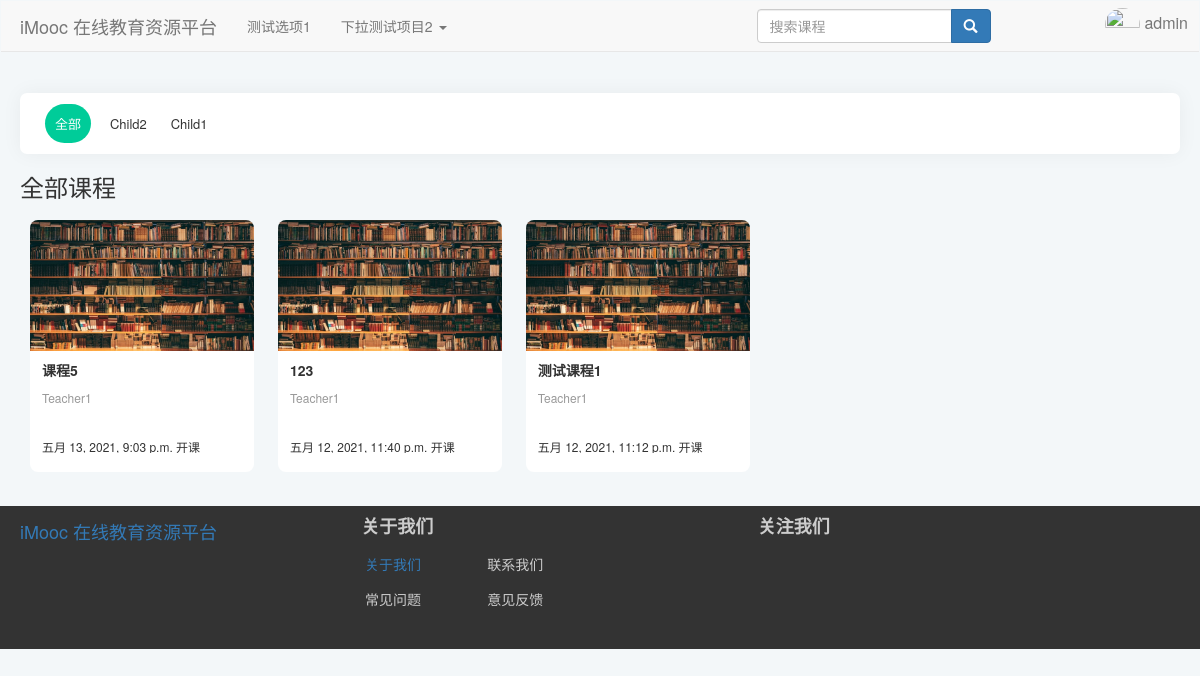
Page /category/30 (signed in) on the committed database.
### index/models.py (models this page shows, shortened)
class CourseCategory(models.Model):
    CategoryID = models.AutoField(primary_key=True, verbose_name="分类编号")
    CategoryName = models.CharField(verbose_name="分类名", max_length=64)
    Is_Root = models.BooleanField(verbose_name="根分类", default=True, editable=False)
    DisplayOrder = models.PositiveIntegerField(verbose_name="显示顺序", default=1)
    ParentID = models.ForeignKey(
        "self",
        on_delete=models.CASCADE,
        limit_choices_to={"Is_Root": 1},
        null=True,
        blank=True,
    )
    def __str__(self) -> str:
        return self.CategoryName
    class Meta:
        ordering = ["-CategoryID"]
        verbose_name = "课程分类"
        verbose_name_plural = "课程分类"

class Course(models.Model):
    status = (
        ("1", "未开课"),
        ("2", "已开课"),
        ("3", "已结课"),
    )
    Course_Name = models.CharField(verbose_name="课程名称", max_length=64)
    Course_Teacher = models.ForeignKey(
        "Users",
        on_delete=models.CASCADE,
        limit_choices_to={"access": "teacher"},
        null=True,
        blank=True,
        related_name="teacher",
    )
    Course_Info = models.TextField(verbose_name="课程说明", default="暂未设置")
    Course_Goal = models.TextField(verbose_name="课程目标", default="暂未设置")
    Grade_Requirements = models.TextField(verbose_name="成绩要求", default="暂未设置")
    Reference = models.TextField(verbose_name="参考资料", default="暂未设置")
    QA = models.TextField(verbose_name="常见问题", null=True, blank=True, default="暂未设置")
    Course_Img = models.ImageField(
        verbose_name="课程图片",
        null=True,
        upload_to="Course_Img",
        blank=True,
        default="material/defaultCourseImage.jpg",
    )
    Stu_Count = models.PositiveIntegerField(verbose_name="选课人数", default=0)
    Course_Chapter = models.TextField(
        verbose_name="课程章节",
        null=True,
        blank=True,
        default='[{"title":"New Node","key":"1"}]',
    )
    Course_Category = models.ForeignKey(
        "CourseCategory",
        verbose_name="课程分类",
        on_delete=models.CASCADE,
        limit_choices_to={"Is_Root": 0},
        null=True,
        blank=True,
    )
    View_Count = models.PositiveIntegerField(verbose_name="访问人数", default=0)
    Status = models.CharField(
        verbose_name="课程状态", max_length=16, choices=status, default="1"
    )
    Starting_Time = models.DateTimeField(verbose_name="开课时间", auto_now_add=True)
    Ending_Time = models.DateTimeField(verbose_name="结课时间", null=True, blank=True)
    class Meta:
        ordering = ["-Starting_Time"]
        verbose_name = "课程"
        verbose_name_plural = "课程"

class Users(models.Model):
    gender = (
        ("male", "男"),
        ("female", "女"),
        ("default", "保密"),
    )
    access = (
        ("banned", "封禁用户"),
        ("guest", "访客"),
        ("student", "学生"),
        ("teacher", "教师"),
    )
    profile_picture = models.ImageField(
        verbose_name="头像",
        null=True,
        upload_to="avatar",
        blank=True,
        default="avatar/default-profile-picture.jpg",
    )
    name = models.CharField(
        verbose_name="*用户名", max_length=128, unique=True, null=False
    )  # 昵称
    real_name = models.CharField(
        verbose_name="真实姓名", max_length=64, null=True, blank=True
    )  # 真实姓名
    password = models.CharField(
        verbose_name="*密码", max_length=256, editable=False
    )  # 密码
    email = models.EmailField(verbose_name="*电子邮箱", unique=True)  # 邮箱
    phone_number = models.CharField(
        verbose_name="手机号码", max_length=32, unique=True, null=True, blank=True
    )  # 手机号码
    access = models.CharField(
        verbose_name="*权限等级", max_length=16, choices=access, default="guest"
    )  # 权限级别
    selected_courses = models.ManyToManyField(
        "Course", related_name="students", null=True, blank=True
    )  # 已选课程
    sex = models.CharField(
        verbose_name="*性别", max_length=32, choices=gender, default="default"
    )  # 性别
    create_time = models.DateTimeField(verbose_name="账号创建时间", auto_now_add=True)  # 创建时间
    is_deleted = models.BooleanField(
        verbose_name="删除标记", default=False, editable=False
    )  # 删除标记
    def __str__(self) -> str:
        return self.name
    class Meta:
        ordering = ["-create_time"]
        verbose_name = "用户"
        verbose_name_plural = "用户"

### index/views.py (the view)
# urls.py: path("category/<int:categoryID>", views.categoryPage, name="category"),
def categoryPage(request, categoryID):
    category = models.CourseCategory.objects.get(CategoryID=categoryID)
    subCategories = models.CourseCategory.objects.filter(ParentID=categoryID)
    if request.method == "GET":
        cateID = request.GET.get("subcategory")
        if cateID == None:
            courses = VF.get_Courses_By_Category(categoryID)
        else:
            courses = VF.get_Courses_By_Category(cateID)
    return render(request, "index/courseCategory/courseCategoryIndex.html", locals())

### index/functions/viewFunction.py (called while the page is built)
def get_Courses_By_Category(CategoryID):
    Categories_Queryset = models.CourseCategory.objects.filter(
        Q(CategoryID=CategoryID) | Q(ParentID=CategoryID)
    )
    Course_Queryset = models.Course.objects.filter(
        Course_Category__in=Categories_Queryset
    )
    return Course_Queryset

### index/templates/index/courseCategory/courseCategoryIndex.html (shortened to what this page needs)
{% extends 'index/index.html' %}
{% load static %}
    {% block extrastatic %}
    <link rel="stylesheet" type="text/css" href="{% static 'index/css/courseCategoryIndex.css' %}">
    {% endblock extrastatic %}
    {% block content %}
    <div class="subCategoriesContainer">
        <span class="parentCates" id="{{category.CategoryID}}" href="{% url 'index:category' category.CategoryID %}">全部</span>
        {% for subcate in subCategories %}
        <span class="subCates" id="{{subcate.CategoryID}}" href="{% url 'index:category' category.CategoryID %}">{{subcate}}</span>
        {% endfor %}
    </div>
    <div class="CoursesContainer">
        <div class="CoursesByCategory">
            <div>
                <h3>全部课程</h3>
            </div>
            <div>
                {% for course in courses %}
                <div class="CourseCard">
                    <div class="CourseCardUpper">
                        <div class="CourseCover">
                            <img src="{{course.Course_Img.url}}">
                        </div>
                    </div>
                    <div class="CourseCardLower">
                        <div class="CourseInfo">
                            <h3 class="CourseTitle" id="{{course.id}}">{{course.Course_Name}}</h3>
                            <p class="CourseTeacher">{{course.Course_Teacher}}</p>
                        </div>
                        <div class="CourseDetail">
                            <div class="StartingTime">
                                <span>{{course.Starting_Time}} 开课</span>
                            </div>
                            <div class="StudentCount">
                                <span>{{course.Stu_Count}}人参加</span>
                            </div>
                        </div>
                    </div>
                </div>
                {% endfor %}
            </div>
        </div>
    </div>
    {% endblock content %}

### index/static/index/css/index.css (style rules this page uses)
body { background-color: #f3f7f9; }

### index/static/index/css/courseCategoryIndex.css (style rules this page uses)
.subCategoriesContainer { background-color: #fff; overflow:hidden; box-shadow: 0 0 20px 0 rgb(12 1 4 / 5%); border-radius:7px; padding:20px; }
.subCates,.parentCates { position:relative; padding:5px; text-align:center; cursor:pointer; border-radius:50px; margin:5px; font-size:13px; }
.active { position:relative; color:white; background-color:rgb(0,204,153); padding:10px; text-align:center; cursor:pointer; border-radius:50px; }
.CourseCard { display:inline-block; background-color:white; width:224px; height:252px; margin:10px; overflow: hidden; border-radius:8px; cursor: pointer; transition:all ease-in 0.2s; }
.CourseCover { width:224px; height:131.25px; overflow:hidden; }
.CourseCover img { width:100%; }
.CourseCard h3 { display:--webkit-box; font-size:14px; font-weight:bold; line-height:18px; overflow:hidden; text-overflow:ellipsis; }
.CourseCardLower { padding: 10px 12px; }
.CourseInfo { height: 48px; position: relative; bottom: 20px; }
.CourseTeacher { margin: 0 0 10px; font-size: 12px; color: #999; overflow: hidden; height: 17px; text-overflow: ellipsis; line-height: 17px; }
.CourseInfo { height: 60px; position: relative; bottom: 20px; }
.CourseDetail { height: 12px; line-height: 12px; font-size: 12px; overflow: hidden; position: relative; }
.StartingTime { float: left; }
.StudentCount { float: right; }

### rows in the picture
CourseCategory: CategoryName "Child2"
CourseCategory: CategoryName "Child1"
Course: Course_Img (placeholder picture), Course_Name "课程5", Course_Teacher "Teacher1", Starting_Time "五月 13, 2021, 9:03 p.m."
Course: Course_Img (placeholder picture), Course_Name "123", Course_Teacher "Teacher1", Starting_Time "五月 12, 2021, 11:40 p.m."
Course: Course_Img (placeholder picture), Course_Name "测试课程1", Course_Teacher "Teacher1", Starting_Time "五月 12, 2021, 11:12 p.m."

### other values in the picture
{{ request.session.user_name }} "admin"
